Frame 1 (no input): blank canvas, image omitted
Frame 60 (no input): blank canvas, image omitted
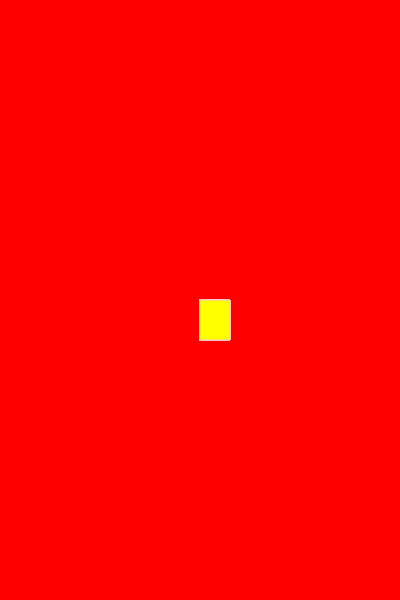
Frame 120 (the mouse pressed at the canvas centre since frame 60)

The p5.js sketch whose frames 1 and 60 were blank and that drew this single picture after the mouse press (run headless with seeded random() and noise() and a simulated clock; from frame 60 on, the mouse is pressed at the canvas centre):

// p5.js sketch
// ── sketch.js
function setup() {
  createCanvas(400, 600);
  background("red");
}

function draw() {
  
  stroke("pink");
  fill("yellow");
  
  if(mouseIsPressed) {
    rect(mouseX , mouseY ,30,40)
  }
   
   
 }
